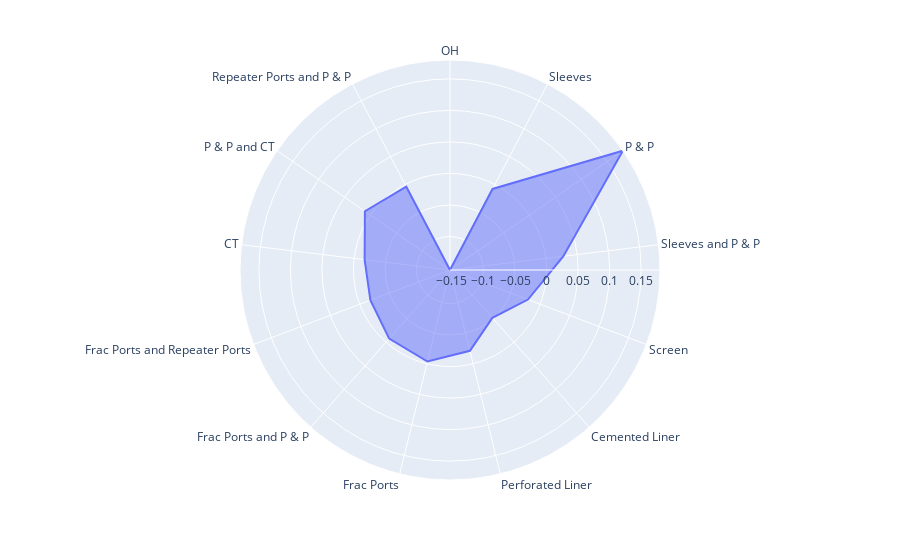

Write notebook code for a chart like this one.
### Code cell
#create dictionary for angle and radius values 
df = pd.DataFrame(dict(
    r= radius_values,
    theta= features))

#create radar chart
fig = px.line_polar(df, r='r', theta='theta', line_close=True)

#fill in area
fig.update_traces(fill='toself')

#plot chart
fig.show()

### Figure 1 — Plotly figure (JSON) as saved in the notebook; plotly's stock layout.template omitted (floating-point values rounded to 4 significant figures)
{"data": [{"fill": "toself", "hovertemplate": "r=%{r}<br>theta=%{theta}<extra></extra>", "legendgroup": "", "line": {"color": "#636efa", "dash": "solid"}, "mode": "lines", "name": "", "r": [-0.1531, -0.007928, 0.18, 0.02807, -0.02086, -0.05179, -0.02108, -0.003562, -0.007619, -0.01806, -0.01667, 0.01088, -0.003886, -0.1531], "showlegend": false, "subplot": "polar", "theta": ["OH", "Sleeves", "P & P", "Sleeves and P & P", "Screen", "Cemented Liner", "Perforated Liner", "Frac Ports", "Frac Ports and P & P", "Frac Ports and Repeater Ports", "CT", "P & P and CT", "Repeater Ports and P & P", "OH"], "type": "scatterpolar"}], "layout": {"legend": {"tracegroupgap": 0}, "margin": {"t": 60}, "polar": {"angularaxis": {"direction": "clockwise", "rotation": 90}, "domain": {"x": [0, 1], "y": [0, 1]}}}}
